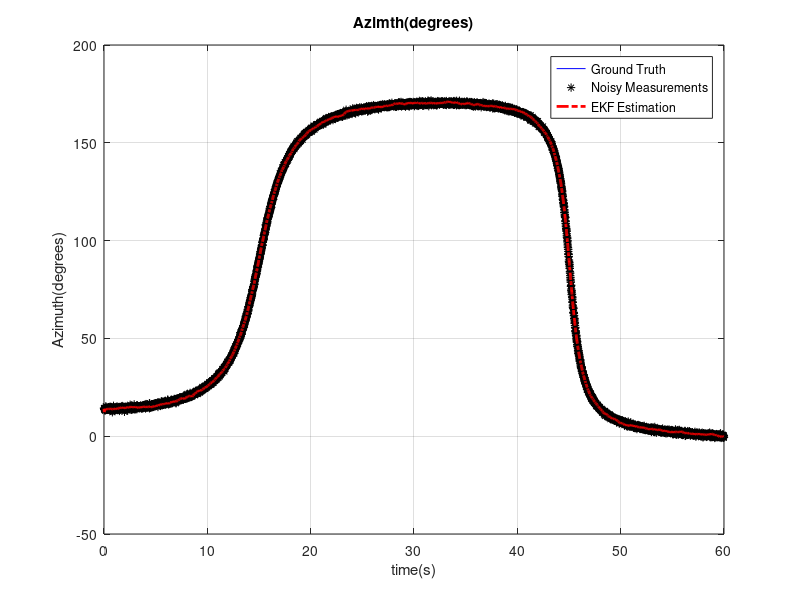
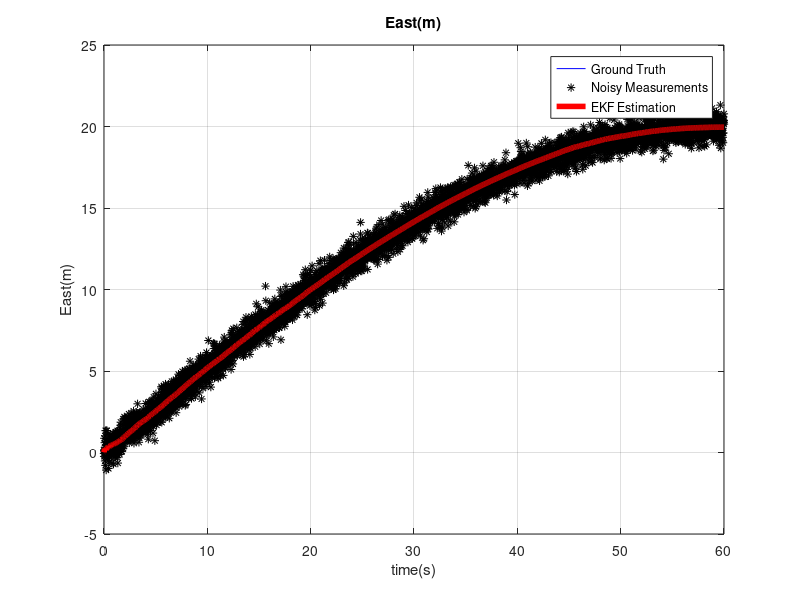
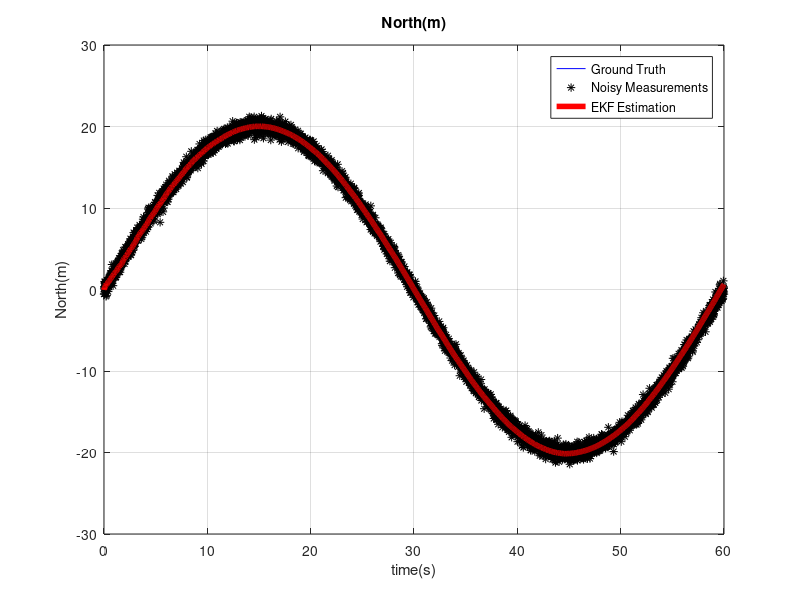
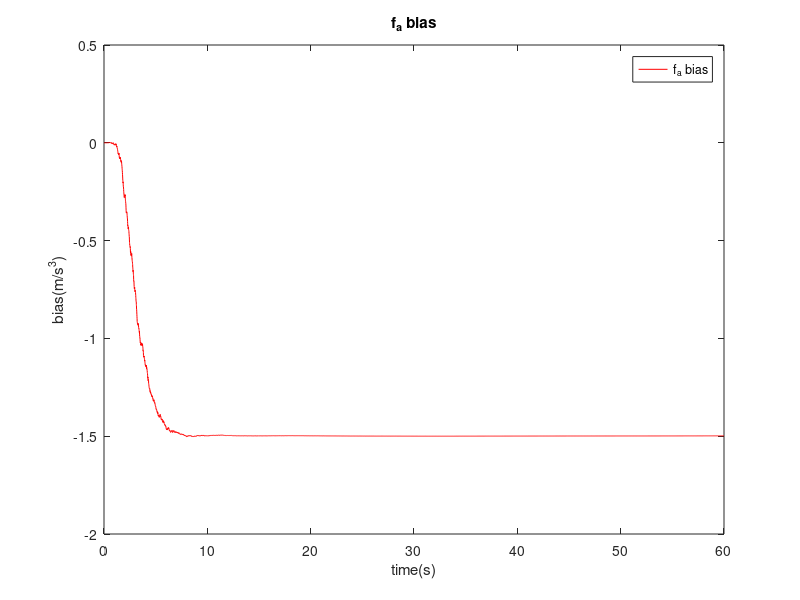

Reproduce these figures in MATLAB, in order.
set(0,'DefaultFigureWindowStyle','docked');
close all;
clear;
clc;

load ('data');

f_a_noise_std = 0.0059; 
f_theta_noise_std = 0.1*pi/180;
pos_meas_noise_std = 10; % common horizontal accuracy of standard GPS
heading_meas_noise_std = 5*pi/180; % common accuracy of magnetic sensor heading 
y_observed = [East_GPS; North_GPS; Azimuth_Magnetometer];

%-> State Vector Initialization
x(1,1) = East_ref(1);
x(2,1) = North_ref(1);
x(3,1) = initial_forward_speed;
x(4,1) = initial_accel;
x(5,1) = Azimuth_ref(1);
x(6,1) = 0.0; % f_a bias
x(7,1) = 0.0; % f_theta bias

%--> The system (transition) matrix F
F = [0 0 sin(x(5,1)) 0  x(3,1)*cos(x(5,1))  0 0;
     0 0 cos(x(5,1)) 0  -x(3,1)*sin(x(5,1)) 0 0;
     0 0 0           1  0                   0 0;
     0 0 0           0  0                  -1 0;
     0 0 0           0  0                  0 -1;
     0 0 0           0  0                  0 0;
     0 0 0           0  0                  0 0;
    ];

%--> Design matrux H
H = [1 0 0 0 0 0 0;
     0 1 0 0 0 0 0;
     0 0 0 0 1 0 0];

G = diag([0.1 0.1 0.1 0.1 0.1 f_a_noise_std^2 f_theta_noise_std^2]);
Q = diag([1 1 1 1 1 1 1]);

R = diag([pos_meas_noise_std^2 pos_meas_noise_std^2 heading_meas_noise_std^2]);

P(:,:,1) = diag([25; 25; 10; 10; 1e-03; 5; 5]);

dT = mean(diff(t));

system_order = 7;

for k = 1:length(t)-1
    %--> KF Prediction
    %State Prediction
    error_states = zeros(system_order,1);
    x(6,k+1) = x(6,k);
    x(7,k+1) = x(7,k);
    x(3,k+1) = x(3,k) + x(4,k)*dT; % forward velocity prediction
    x(4,k+1) = x(4,k) + (f_a_noisy(k) - x(6,k))*dT;% forward acceleration prediction
    x(5,k+1) = x(5,k) + (f_theta_noisy(k) - x(7,k))*dT;% azimuth prediction
   
    x(1,k+1) = x(1,k) + x(3,k)*sin(x(5,k))*dT; % east position prediction
    x(2,k+1) = x(2,k) + x(3,k)*cos(x(5,k))*dT; % north position prediction
    
    F = [0 0 sin(x(5,k)) 0  x(3,k)*cos(x(5,k))  0 0;
         0 0 cos(x(5,k)) 0 -x(3,k)*sin(x(5,k))  0 0;
         0 0 0           1  0                   0 0;
         0 0 0           0  0                  -1 0;
         0 0 0           0  0                  0 -1;
         0 0 0           0  0                  0 0;
         0 0 0           0  0                  0 0;
        ];

    Phi = eye(system_order,system_order) + F*dT;

    % Calculate System Noise Matrix
    Qd = dT^2*G*Q*G';
    
    % Predict State Error Covariance
    P(:,:,k+1) = Phi*P(:,:,k)*Phi' + Qd;
    
    %--> KF Update every one second, apply outage between second 30 and 50
    %(&& ~(t(k)>= 30 && t(k) <= 50))
    if (mod(t(k),0.01) == 0 && t(k) > 0 )
        % Calculate Kalman Gain
        K = P(:,:,k+1)*H'/(H*P(:,:,k+1)*H'+R);
        % Update error covariance matrix P
        P(:,:,k+1) = P(:,:,k+1) - K*H*P(:,:,k+1);
        % Calculate error state
        error_states = K*(y_observed(:,k+1) - H*x(:,k+1));
        % Correct states
        x(:,k+1) = x(:,k+1) + error_states;
    end
    % Normalize P
    P(:,:,k+1) = (P(:,:,k+1)+P(:,:,k+1))/2;
end


figure;
plot(t,Azimuth_ref*180/pi,'b');grid on;hold on;
plot(t,Azimuth_Magnetometer*180/pi,'k*');
plot(t,x(5,:)*180/pi,'-.r','LineWidth',2);
title('Azimth(degrees)');xlabel ('time(s)');ylabel('Azimuth(degrees)');
legend('Ground Truth','Noisy Measurements','EKF Estimation');

figure;plot(t,East_ref,'b');grid on;hold on;
plot(t,East_GPS,'k*');
plot(t,x(1,:),'r','linewidth',4);
title('East(m)');xlabel ('time(s)');ylabel('East(m)');
legend('Ground Truth','Noisy Measurements','EKF Estimation');

figure;plot(t,North_ref,'b');grid on;hold on;
plot(t,North_GPS,'k*');
plot(t,x(2,:),'r','linewidth',4);
title('North(m)');xlabel ('time(s)');ylabel('North(m)');
legend('Ground Truth','Noisy Measurements','EKF Estimation');

figure;
plot(t,x(6,:),'r')  
title('f_a bias');xlabel ('time(s)');ylabel('bias(m/s^3)');
legend('f_a bias');

figure;plot(t,x(7,:),'r')
title('f_{theta} bias');xlabel ('time(s)');ylabel('bias(rad/s)');
legend('f_{theta} bias');
 
figure;
plot(y_observed(1,:),y_observed(2,:),'*k');hold on;grid on;
plot(x(1,:),x(2,:),'r','linewidth',3);
plot(East_ref,North_ref,'b','linewidth',3);
legend('Noisy Measurements','EKF','Ground Truth');
title('2D position(m)');xlabel ('East(m)');ylabel('North(m)');

figure;
plot(x(1,:),x(2,:),'r','linewidth',3);hold on;grid on;
plot(East_ref,North_ref,'b','linewidth',3);
legend('EKF','Ground Truth');
title('2D position(m)');xlabel ('East(m)');ylabel('North(m)');
